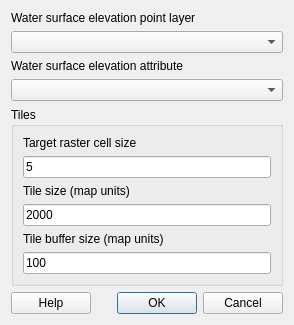
<?xml version="1.0" encoding="UTF-8"?>
<ui version="4.0">
 <class>DlgCreateWaterSurfRaster</class>
 <widget class="QWidget" name="DlgCreateWaterSurfRaster">
  <property name="geometry">
   <rect>
    <x>0</x>
    <y>0</y>
    <width>294</width>
    <height>305</height>
   </rect>
  </property>
  <property name="windowTitle">
   <string>Create WSEL Raster</string>
  </property>
  <layout class="QGridLayout" name="gridLayout">
   <item row="0" column="0">
    <layout class="QVBoxLayout" name="verticalLayout">
     <item>
      <widget class="QLabel" name="label">
       <property name="text">
        <string>Water surface elevation point layer</string>
       </property>
       <property name="buddy">
        <cstring>cboPoints</cstring>
       </property>
      </widget>
     </item>
     <item>
      <widget class="QComboBox" name="cboPoints">
       <property name="acceptDrops">
        <bool>false</bool>
       </property>
      </widget>
     </item>
     <item>
      <widget class="QLabel" name="AreaNameAttributeLabel">
       <property name="text">
        <string>Water surface elevation attribute</string>
       </property>
       <property name="buddy">
        <cstring>cboWselAttr</cstring>
       </property>
      </widget>
     </item>
     <item>
      <widget class="QComboBox" name="cboWselAttr"/>
     </item>
     <item>
      <widget class="QGroupBox" name="tilesGroup">
       <property name="title">
        <string>Tiles</string>
       </property>
       <layout class="QGridLayout" name="gridLayout_2">
        <item row="1" column="0">
         <widget class="QLineEdit" name="cellSize">
          <property name="text">
           <string>5</string>
          </property>
         </widget>
        </item>
        <item row="0" column="0">
         <widget class="QLabel" name="AreaNameAttributeLabel_2">
          <property name="text">
           <string>Target raster cell size</string>
          </property>
         </widget>
        </item>
        <item row="5" column="0">
         <widget class="QLabel" name="AreaNameAttributeLabel_4">
          <property name="text">
           <string>Tile buffer size (map units)</string>
          </property>
         </widget>
        </item>
        <item row="3" column="0">
         <widget class="QLineEdit" name="tileSize">
          <property name="text">
           <string>2000</string>
          </property>
         </widget>
        </item>
        <item row="2" column="0">
         <widget class="QLabel" name="AreaNameAttributeLabel_3">
          <property name="text">
           <string>Tile size (map units)</string>
          </property>
         </widget>
        </item>
        <item row="6" column="0">
         <widget class="QLineEdit" name="bufferSize">
          <property name="text">
           <string>100</string>
          </property>
         </widget>
        </item>
       </layout>
      </widget>
     </item>
     <item>
      <layout class="QHBoxLayout" name="horizontalLayout">
       <item>
        <widget class="QPushButton" name="helpButton">
         <property name="text">
          <string>Help</string>
         </property>
        </widget>
       </item>
       <item>
        <widget class="QDialogButtonBox" name="buttonBox">
         <property name="standardButtons">
          <set>QDialogButtonBox::Cancel|QDialogButtonBox::Ok</set>
         </property>
        </widget>
       </item>
      </layout>
     </item>
    </layout>
   </item>
  </layout>
 </widget>
 <resources/>
 <connections/>
</ui>
